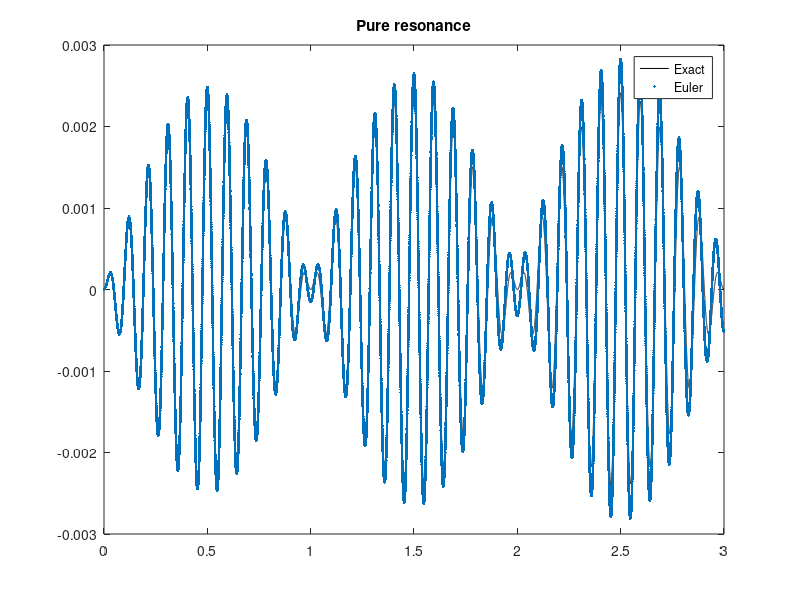

Here is the MATLAB script that generated this plot:
clear; clc; close all
q0 = [0; 0];         
h = 0.00005;
t = 0:h:3;               
A = [0 1;-484*pi^2 0];  
B = [0; 1]                 
yexact = (1/(1848*pi.^2)).*(((sin(22*pi*t)).*(21*sin(2*pi*t)+sin(42*pi*t)))+(cos(22*pi*t)).*(21*cos(2*pi*t)+cos(42*pi*t)-22)) 
qstar = zeros(2,length(t));  
qstar(:,1) = q0;             
for i=1:(length(t)-1)
  k1 = A*qstar(:,i)+B*(cos(20*pi*t(i)));            
  qstar(:,i+1) = qstar(:,i) + k1*h; 
end
plot(t,yexact,'k-'), hold on, plot(t,qstar(1,:),'.');       
legend('Exact','Euler');
title('Pure resonance');
hold off